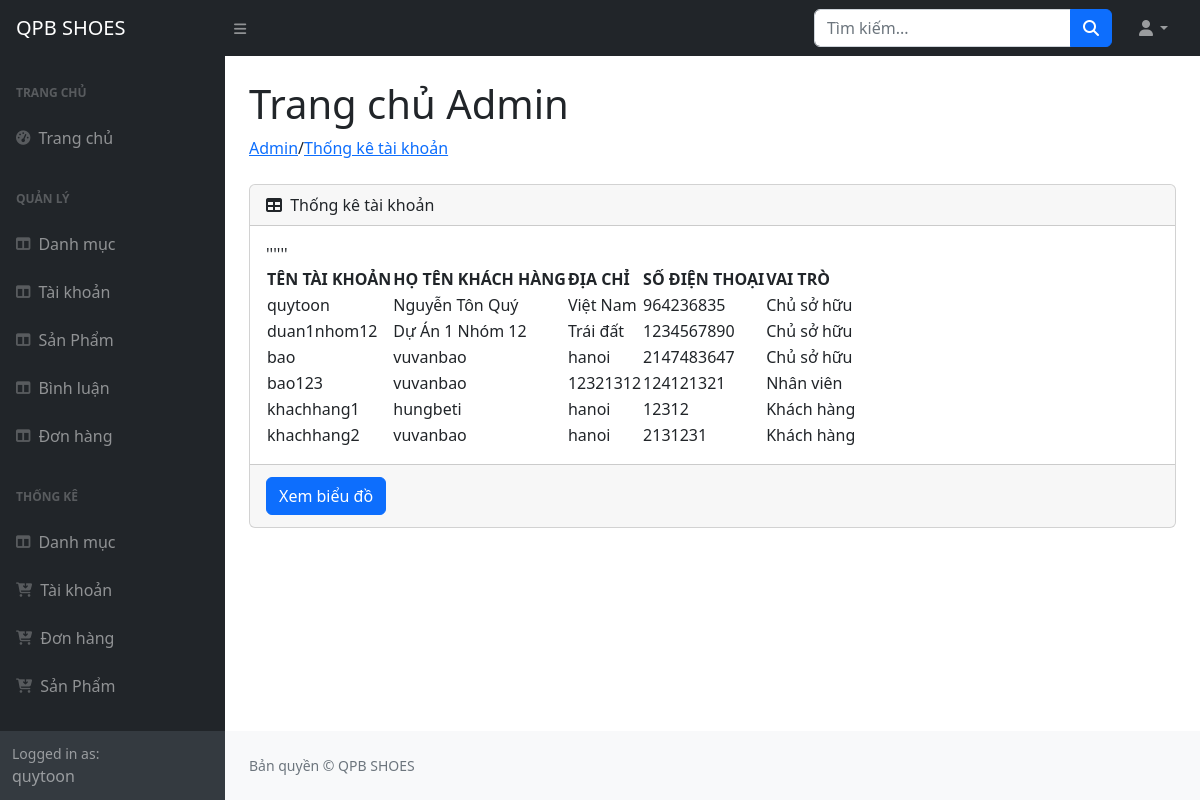
The page /admin/index.php?act=thongketaikhoan (signed in) on the database its author committed.
### tables this page shows
CREATE TABLE `taikhoan` (
  `IdTaiKhoan` int(11) NOT NULL,
  `TenTaiKhoan` varchar(255) NOT NULL,
  `MatKhau` varchar(255) NOT NULL,
  `HoTen` varchar(255) NOT NULL,
  `DiaChi` varchar(255) DEFAULT NULL,
  `Email` varchar(255) NOT NULL,
  `SoDienThoai` int(10) NOT NULL,
  `avatarUser` varchar(255) NOT NULL,
  `role` int(11) NOT NULL DEFAULT 0,
  `TrangThai` int(11) NOT NULL
);

### model/pdo.php (called while the page is built, shortened)
<?php
function pdo_get_connection()
{
    $servername = "localhost";
    $username = "root";
    $password = "";
    try {
        $conn = new PDO("mysql:host=$servername;dbname=pro1014-websitebangiaypoly-nhom12", $username, $password);
        $conn->setAttribute(PDO::ATTR_ERRMODE, PDO::ERRMODE_EXCEPTION);
        return $conn;
    } catch (PDOException $e) {
        echo "Connection failed: " . $e->getMessage();
    }
}
function pdo_query($sql)
{
    $sql_args = array_slice(func_get_args(), 1);
    try {
        $conn = pdo_get_connection();
        $stmt = $conn->prepare($sql);
        $stmt->execute($sql_args);
        $rows = $stmt->fetchAll();
        return $rows;
    } catch (PDOException $e) {
        throw $e;
    } finally {
        unset($conn);
    }
}
?>

### model/thongke.php (called while the page is built, shortened)
<?php
function loadthongke_taikhoan()
{
    $sql = "SELECT * from taikhoan";
    $listthongketaikhoan = pdo_query($sql);
    return $listthongketaikhoan;
}
?>

### admin/thongke/thongketaikhoan.php (the view)
/<a href="index.php?act=thongketaikhoan">Thống kê tài khoản</a></li>
</ol>
<div class="card mb-4">
    <div class="card-header">
        <i class="fas fa-table me-1"></i>
        Thống kê tài khoản
    </div>
    <div class="card-body">
        <table id="datatablesSimple">
            <thead>
                <tr>
                    <th>TÊN TÀI KHOẢN</th>
                    <th>HỌ TÊN KHÁCH HÀNG</th>
                    <th>ĐỊA CHỈ</th>
                    <th>SỐ ĐIỆN THOẠI</th>
                    <th>VAI TRÒ</th>
                </tr>
            </thead>
            <tbody>
                <?php
                foreach ($listthongketaikhoan as $key) {
                    extract($key);
                    echo '<tr>
                    <td>' . $TenTaiKhoan . '</td>
                    <td>' . $HoTen . '</td>
                    <td>' . $DiaChi . '</td>
                    <td>' . $SoDienThoai . '</td>';
                    if ($role == 1) {
                        echo "<td>Chủ sở hữu</td>
                        </tr>'";
                    }else if($role == 2){
                        echo "<td>Nhân viên</td>
                        </tr>'";
                    }else{
                        echo "<td>Khách hàng</td>
                        </tr>'";
                    }
                }
                ?>
            </tbody>
        </table>
    </div>
    <div class="card-footer">
        <a href="index.php?act=bieudotaikhoan"> <input class="btn btn-primary my-1" type="button"
                value="Xem biểu đồ"></a>
    </div>
</div>
</main>

### rows shown on the page
taikhoan: TenTaiKhoan "quytoon", HoTen "Nguyễn Tôn Quý", DiaChi "Việt Nam", SoDienThoai "964236835", role "Chủ sở hữu"
taikhoan: TenTaiKhoan "duan1nhom12", HoTen "Dự Án 1 Nhóm 12", DiaChi "Trái đất", SoDienThoai "1234567890", role "Chủ sở hữu"
taikhoan: TenTaiKhoan "bao", HoTen "vuvanbao", DiaChi "hanoi", SoDienThoai "2147483647", role "Chủ sở hữu"
taikhoan: TenTaiKhoan "bao123", HoTen "vuvanbao", DiaChi "12321312", SoDienThoai "124121321", role "Nhân viên"
taikhoan: TenTaiKhoan "khachhang1", HoTen "hungbeti", DiaChi "hanoi", SoDienThoai "12312", role "Khách hàng"
taikhoan: TenTaiKhoan "khachhang2", HoTen "vuvanbao", DiaChi "hanoi", SoDienThoai "2131231", role "Khách hàng"

### other values the page prints
$_SESSION['TenTaiKhoan']['TenTaiKhoan'] "quytoon"
